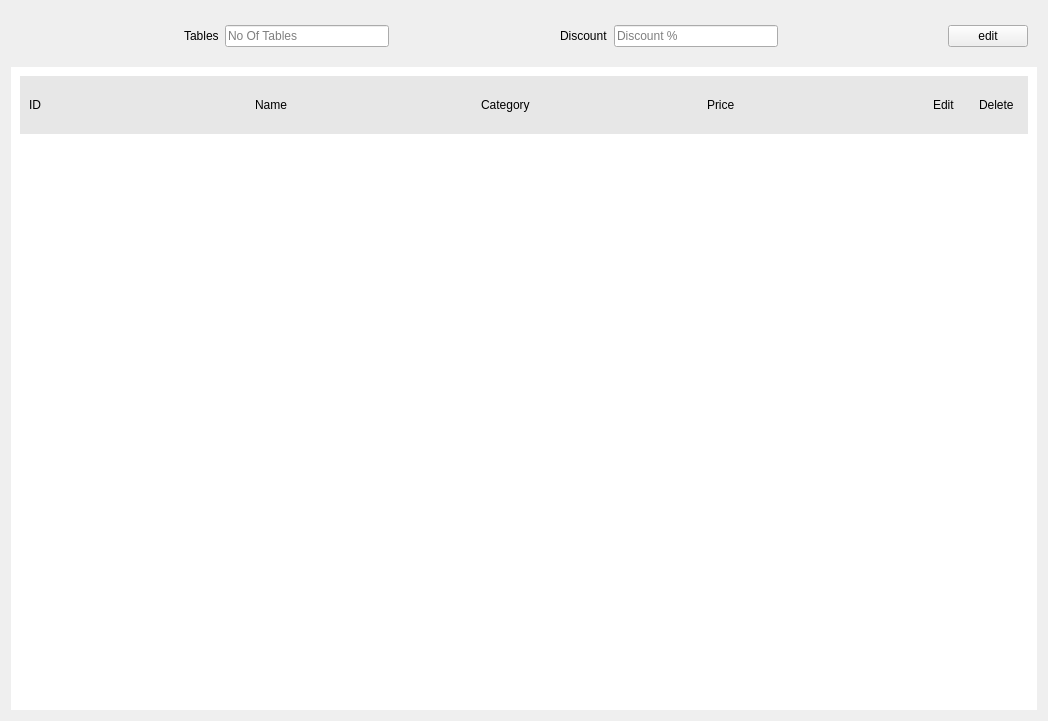
<?xml version="1.0" encoding="UTF-8"?>
<ui version="4.0">
 <class>AdminWidget</class>
 <widget class="QWidget" name="AdminWidget">
  <property name="geometry">
   <rect>
    <x>0</x>
    <y>0</y>
    <width>1048</width>
    <height>721</height>
   </rect>
  </property>
  <property name="windowTitle">
   <string>Form</string>
  </property>
  <property name="styleSheet">
   <string notr="true"/>
  </property>
  <layout class="QVBoxLayout" name="verticalLayout_2">
   <item>
    <layout class="QVBoxLayout" name="verticalLayout">
     <item>
      <widget class="QWidget" name="upperMenu" native="true">
       <property name="minimumSize">
        <size>
         <width>0</width>
         <height>50</height>
        </size>
       </property>
       <property name="maximumSize">
        <size>
         <width>16777215</width>
         <height>50</height>
        </size>
       </property>
       <layout class="QHBoxLayout" name="horizontalLayout">
        <item>
         <spacer name="horizontalSpacer_2">
          <property name="orientation">
           <enum>Qt::Horizontal</enum>
          </property>
          <property name="sizeHint" stdset="0">
           <size>
            <width>40</width>
            <height>20</height>
           </size>
          </property>
         </spacer>
        </item>
        <item>
         <widget class="QLabel" name="label">
          <property name="text">
           <string>Tables</string>
          </property>
         </widget>
        </item>
        <item>
         <widget class="QLineEdit" name="lineEdit">
          <property name="inputMask">
           <string/>
          </property>
          <property name="readOnly">
           <bool>true</bool>
          </property>
          <property name="placeholderText">
           <string>No Of Tables</string>
          </property>
         </widget>
        </item>
        <item>
         <spacer name="horizontalSpacer">
          <property name="orientation">
           <enum>Qt::Horizontal</enum>
          </property>
          <property name="sizeHint" stdset="0">
           <size>
            <width>40</width>
            <height>20</height>
           </size>
          </property>
         </spacer>
        </item>
        <item>
         <widget class="QLabel" name="label_2">
          <property name="text">
           <string>Discount</string>
          </property>
         </widget>
        </item>
        <item>
         <widget class="QLineEdit" name="lineEdit_2">
          <property name="placeholderText">
           <string>Discount %</string>
          </property>
         </widget>
        </item>
        <item>
         <spacer name="horizontalSpacer_4">
          <property name="orientation">
           <enum>Qt::Horizontal</enum>
          </property>
          <property name="sizeHint" stdset="0">
           <size>
            <width>40</width>
            <height>20</height>
           </size>
          </property>
         </spacer>
        </item>
        <item>
         <widget class="QPushButton" name="pushButton">
          <property name="text">
           <string>edit</string>
          </property>
         </widget>
        </item>
       </layout>
      </widget>
     </item>
     <item>
      <widget class="QFrame" name="mainMenu">
       <property name="styleSheet">
        <string notr="true">#mainMenu
{
	background-color: rgb(255, 255, 255);
}</string>
       </property>
       <layout class="QVBoxLayout" name="verticalLayout_3">
        <item>
         <widget class="QWidget" name="horizontalWidget" native="true">
          <property name="styleSheet">
           <string notr="true">border-radius:0px;
background-color: rgb(231, 231, 231);</string>
          </property>
          <layout class="QHBoxLayout" name="horizontalLayout_2">
           <item>
            <widget class="QLabel" name="label_id">
             <property name="text">
              <string>ID</string>
             </property>
            </widget>
           </item>
           <item>
            <widget class="QLabel" name="label_name">
             <property name="text">
              <string>Name</string>
             </property>
            </widget>
           </item>
           <item>
            <widget class="QLabel" name="label_category">
             <property name="text">
              <string>Category</string>
             </property>
            </widget>
           </item>
           <item>
            <widget class="QLabel" name="label_price">
             <property name="text">
              <string>Price</string>
             </property>
            </widget>
           </item>
           <item>
            <widget class="QLabel" name="label_edit">
             <property name="minimumSize">
              <size>
               <width>40</width>
               <height>40</height>
              </size>
             </property>
             <property name="maximumSize">
              <size>
               <width>40</width>
               <height>40</height>
              </size>
             </property>
             <property name="text">
              <string>Edit</string>
             </property>
            </widget>
           </item>
           <item>
            <widget class="QLabel" name="label_delete">
             <property name="minimumSize">
              <size>
               <width>40</width>
               <height>40</height>
              </size>
             </property>
             <property name="maximumSize">
              <size>
               <width>40</width>
               <height>40</height>
              </size>
             </property>
             <property name="text">
              <string>Delete</string>
             </property>
            </widget>
           </item>
          </layout>
         </widget>
        </item>
        <item>
         <layout class="QVBoxLayout" name="verticalLayout_4"/>
        </item>
        <item>
         <spacer name="verticalSpacer">
          <property name="orientation">
           <enum>Qt::Vertical</enum>
          </property>
          <property name="sizeHint" stdset="0">
           <size>
            <width>20</width>
            <height>40</height>
           </size>
          </property>
         </spacer>
        </item>
       </layout>
      </widget>
     </item>
    </layout>
   </item>
  </layout>
 </widget>
 <resources/>
 <connections/>
</ui>
